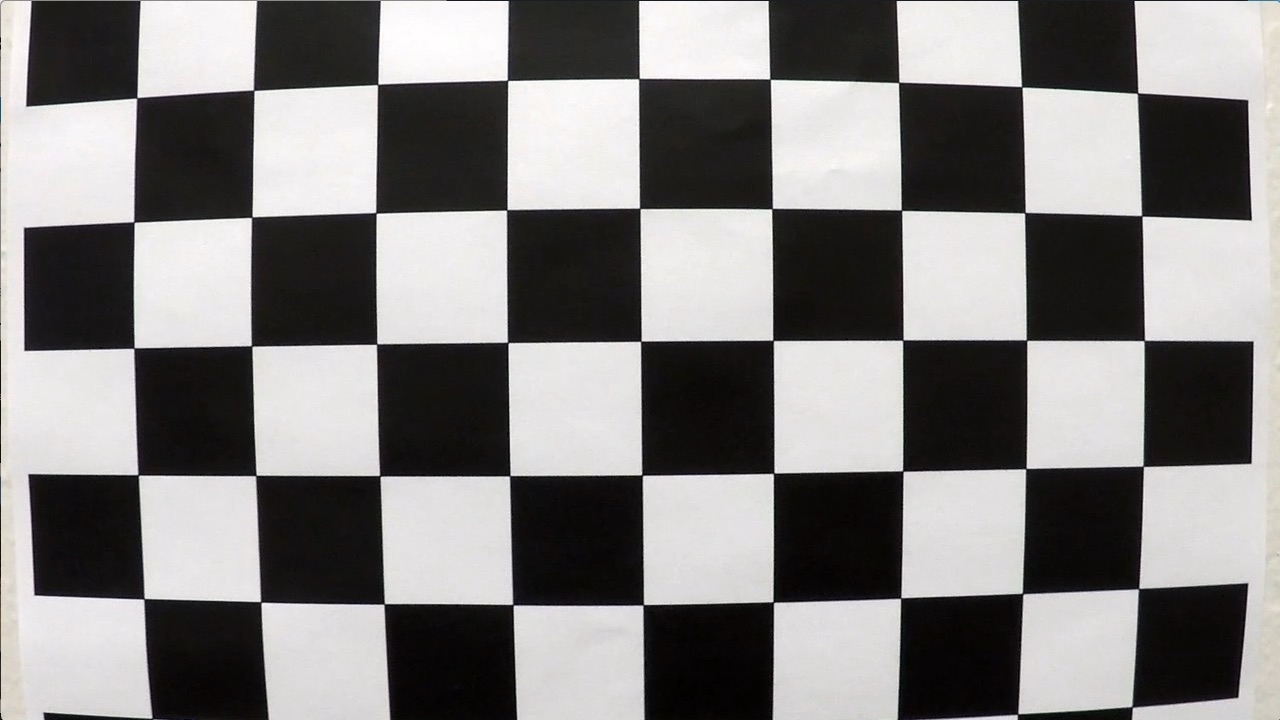
#> input picture course_files_export/Zadatak/camera_cal/calibration1.jpg, 1280 x 720 px; its folder holds 5 pictures in this run
$ python main.py
#> lines starting #> are read from the running program, lines starting #| are printed output that depends on the picture; after the words box and inside, x2 and y2 are one past the last pixel; in counts of white or black regions, pixels touching at a corner belong together
import cv2
import numpy as np
import glob

# 1. Priprema 3D tačaka (svaka tačka predstavlja ugao šahovske table u realnom prostoru)
chessboard_size = (9, 6)  # Dimenzije šahovske table (broj unutrašnjih uglova po redu i koloni)

# Generisanje koordinata za 3D tačke (realne tačke šahovske table u prostoru)
objp = np.zeros((chessboard_size[0] * chessboard_size[1], 3), np.float32)
objp[:, :2] = np.mgrid[0:chessboard_size[0], 0:chessboard_size[1]].T.reshape(-1, 2)

# 2. Priprema za čuvanje 3D i 2D tačaka
obj_points = []  # 3D tačke u realnom prostoru
img_points = []  # 2D tačke u slici (detektovani uglovi šahovske table)

# 3. Učitavanje slika šahovske table
images = glob.glob('camera_cal\*.jpg')  # Putanja do foldera sa slikama

for fname in images:
    img = cv2.imread(fname)  # Učitavanje slike
#> img is the input picture: shape (720, 1280, 3); mean B, G, R 127.8, 128.4, 130.1
    gray = cv2.cvtColor(img, cv2.COLOR_BGR2GRAY)  # Konverzija slike u sivu skaliranu

    # 4. Pronalaženje uglova šahovske table
    ret, corners = cv2.findChessboardCorners(gray, chessboard_size, None)
#> ret = False; corners = None

    if ret:
        obj_points.append(objp)  # Dodaj 3D tačke
        img_points.append(corners)  # Dodaj 2D tačke

        # Prikaz detektovanih uglova
        cv2.drawChessboardCorners(img, chessboard_size, corners, ret)
#> pass 2 of the loop `for fname in images:`:
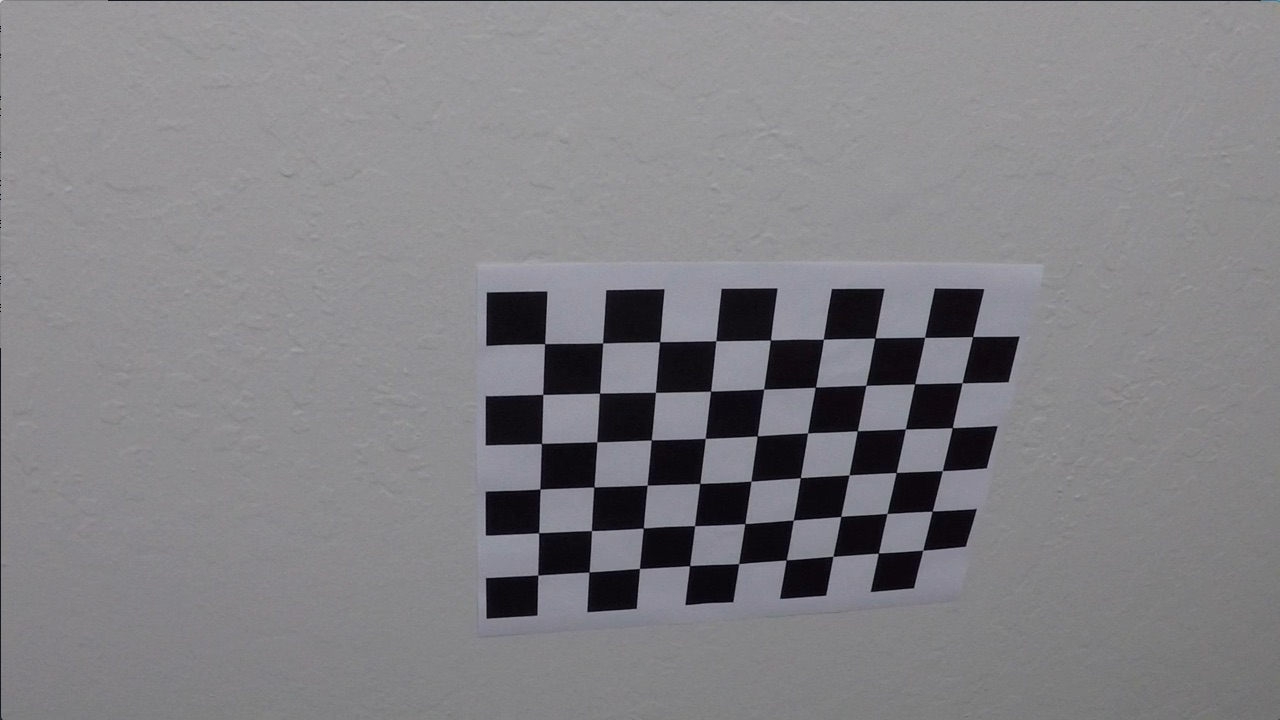
#> input picture course_files_export/Zadatak/camera_cal/calibration10.jpg, 1280 x 720 px
#> img is the input picture: shape (720, 1280, 3); mean B, G, R 133.1, 129.4, 130.2
#> ret = True; corners = 54 rows, first 8: [545.3, 343.1], [602.7, 342.8], [660.1, 341.3], [715.8, 340.7], [770.6, 340], [823.5, 339.2], [874.3, 338.5], [925.1, 337.4]
#> `cv2.drawChessboardCorners(img, chessboard_size, corners, ret)`:
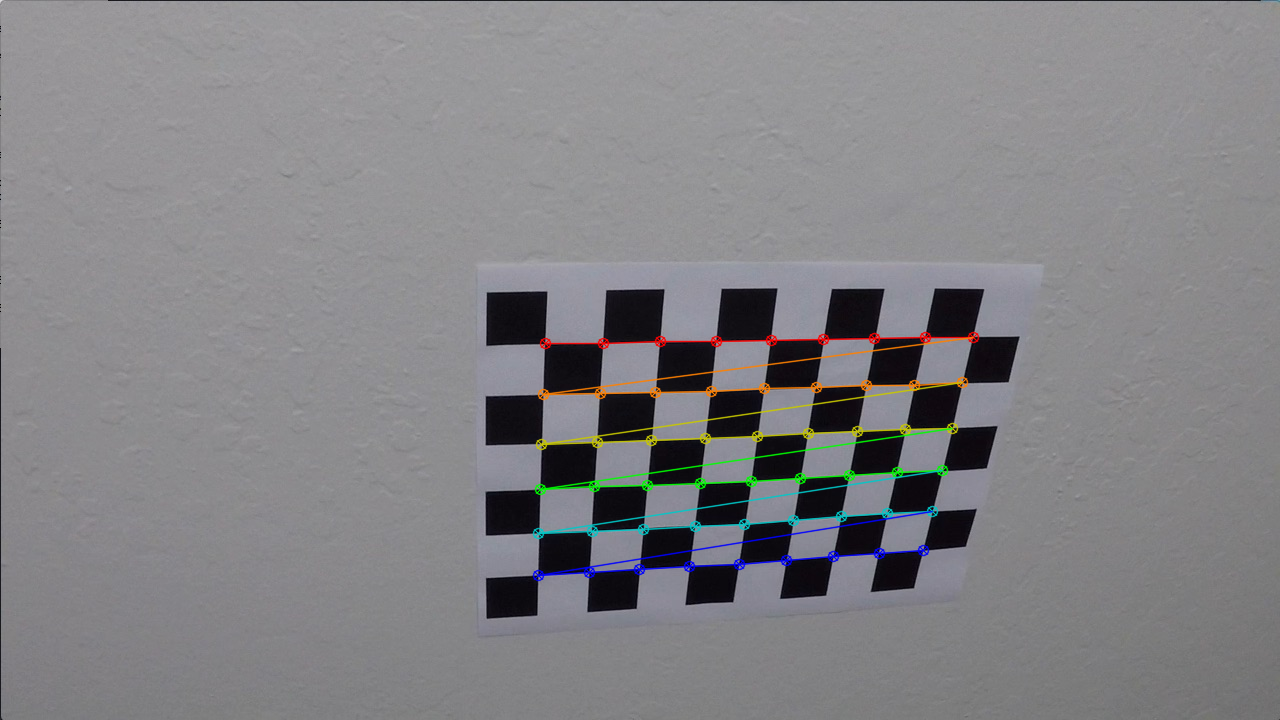
#> img: shape (720, 1280, 3); 1.91% of pixels changed, all inside (x1, y1, x2, y2) = (532, 331, 980, 582)
#> pass 3 of the loop `for fname in images:`:
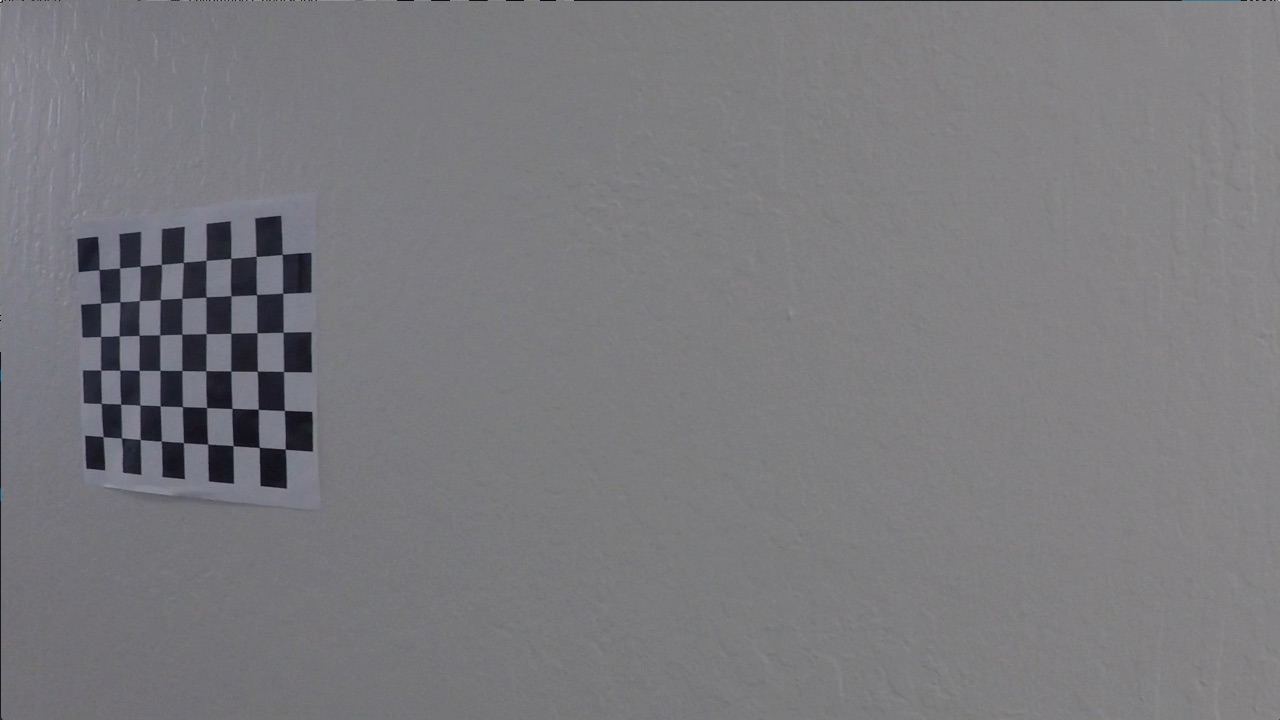
#> input picture course_files_export/Zadatak/camera_cal/calibration11.jpg, 1280 x 720 px
#> img is the input picture: shape (720, 1280, 3); mean B, G, R 125.2, 121.7, 122.2
#> corners = 54 rows, first 8: [99.22, 269.6], [119.6, 268], [140.1, 266.1], [161.3, 264.5], [183.3, 262.5], [206.1, 260.3], [230.7, 258.2], [256.2, 256.3]
#> `cv2.drawChessboardCorners(img, chessboard_size, corners, ret)`:
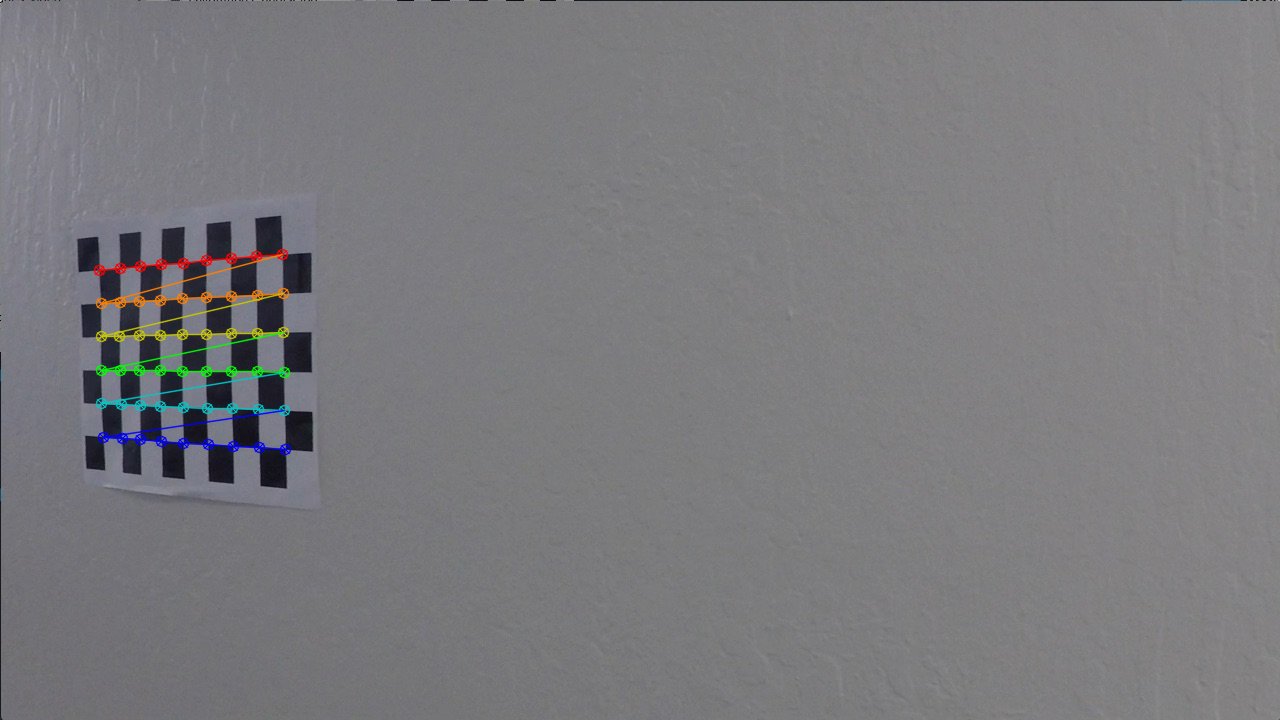
#> img: shape (720, 1280, 3); 1.11% of pixels changed, all inside (x1, y1, x2, y2) = (93, 248, 292, 456)
#> the loop made 5 passes; the first 3 are shown
        #cv2.imshow('Chessboard', img)
        #cv2.waitKey(1000)

cv2.destroyAllWindows()

# 5. Kalibracija kamere
ret, camera_matrix, dist_coeffs, rvecs, tvecs = cv2.calibrateCamera(obj_points, img_points, gray.shape[::-1], None, None)

# 6. Ispis rezultata
print("Camera Matrix:")
print(camera_matrix)

print("\nDistortion Coefficients:")
print(dist_coeffs)

#Ispravljanje slike
img = cv2.imread('camera_cal\calibration1.jpg')
undistorted_img = cv2.undistort(img, camera_matrix, dist_coeffs, None, camera_matrix)
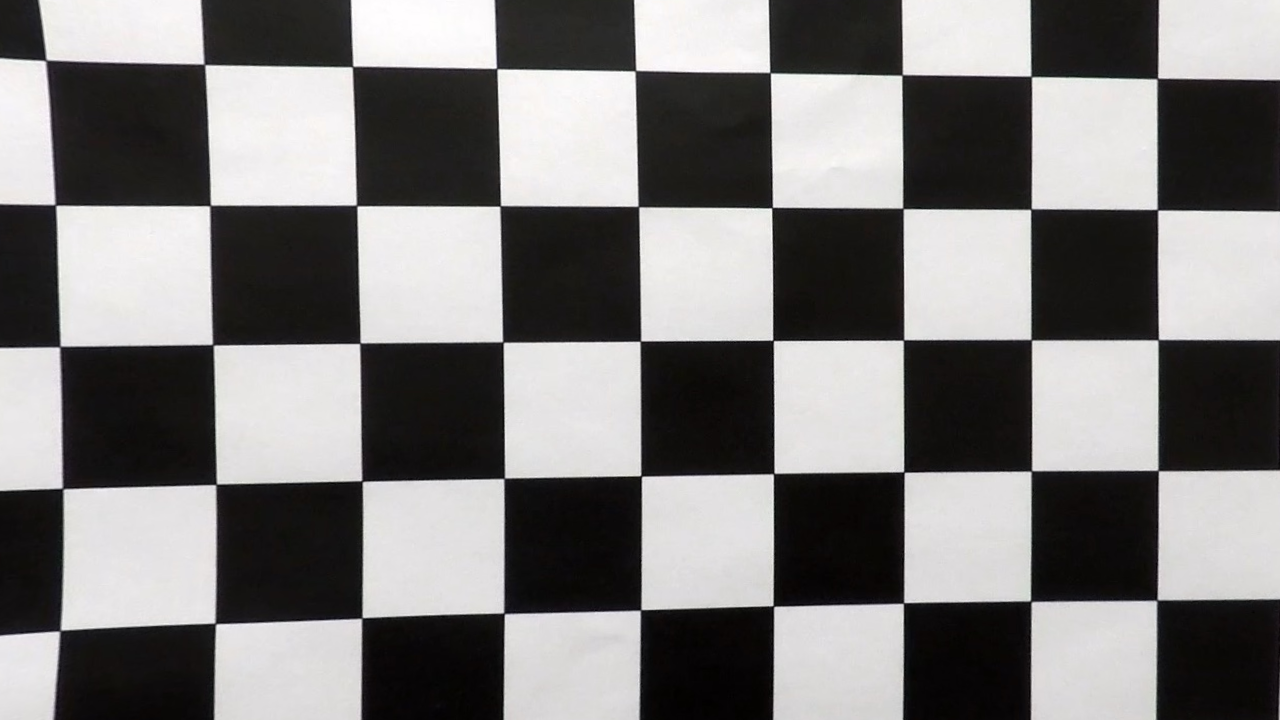
#> undistorted_img: shape (720, 1280, 3); mean B, G, R 123.1, 123.5, 125.1
cv2.imshow('Distorted Image', img)
cv2.imshow('Undistorted Image', undistorted_img)
cv2.waitKey(0)
cv2.destroyAllWindows()
